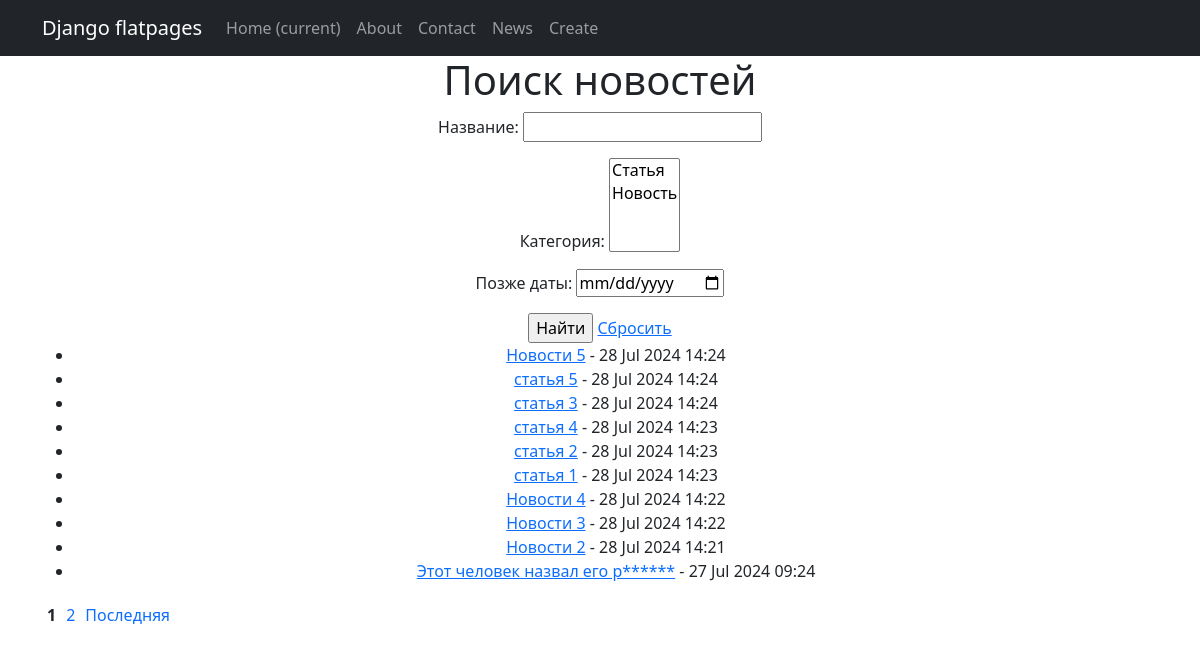
The page /news/news/search/ on the database as committed earlier.
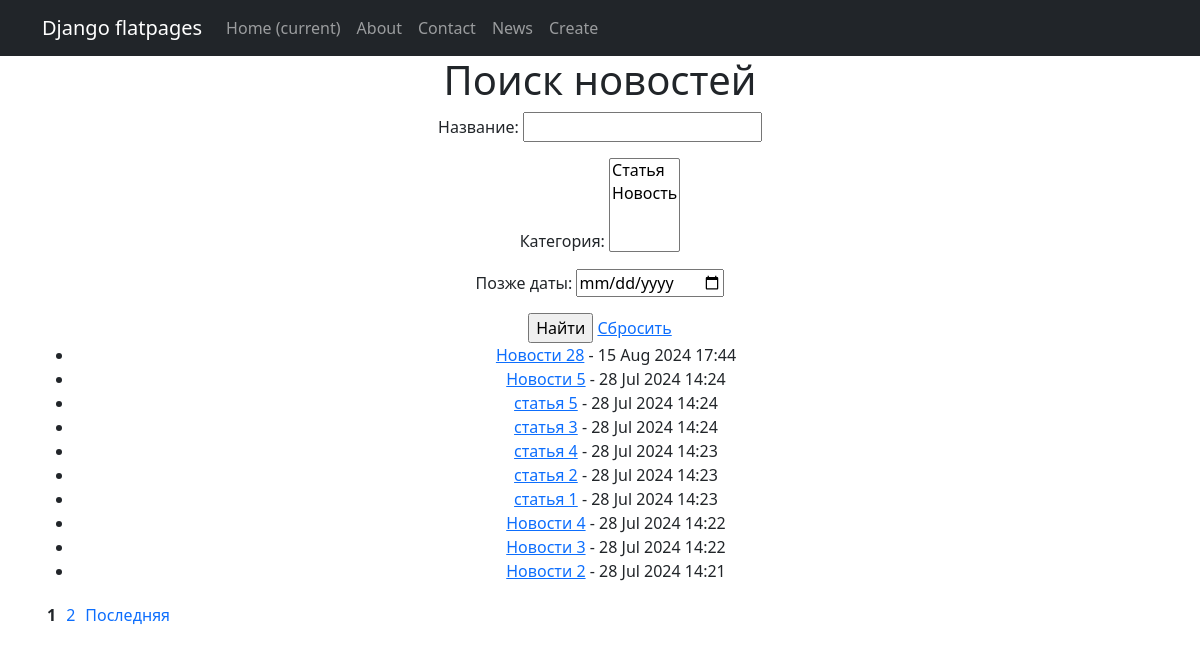
The same page on the database as committed later.
### NewsApp/models.py (models this page shows, shortened)
class Post(models.Model):
    author = models.ForeignKey(Author, on_delete=models.CASCADE)
    NEWS = 'NW'
    ARTICLE = 'AR'
    CATEGORY_CHOICES = (
        (NEWS, 'Новость'),
        (ARTICLE, 'Статья')
    )
    categoryType = models.CharField(max_length=2, choices=CATEGORY_CHOICES, default=NEWS)
    dateCreation = models.DateTimeField(auto_now_add=True)
    postCategory = models.ManyToManyField(Category, through='PostCategory')
    title = models.CharField(max_length=128)
    text = models.TextField()
    rating = models.SmallIntegerField(default=0)
    class Meta:
        ordering = ['-dateCreation']  # Сортировка от более свежих к старым

### NewsApp/views.py (the view)
# urls.py: path('news/search/', PostSearchView.as_view(), name='post_search'),
class PostSearchView(ListView):
    model = Post
    template_name = 'news/post_search.html'
    context_object_name = 'posts'
    paginate_by = 10
    def get_queryset(self):
        queryset = super().get_queryset()
        self.filterset = PostFilter(self.request.GET, queryset)
        return self.filterset.qs
    def get_context_data(self, **kwargs):
        context = super().get_context_data(**kwargs)
        context['filterset'] = self.filterset
        return context

### NewsApp/models.py (called while the page is built)
    def __str__(self):
        return self.name

### NewsApp/templatetags/custom_filters.py (called while the page is built)
@register.filter
def censor(text):
    if not text:
        return text
    def replace_word(match):
        word = match.group(0)
        if word.lower() in CENSORED_WORDS:
            return word[0] + '*' * (len(word) - 1)
        return word
    pattern = re.compile(r'\b\w+\b', re.IGNORECASE)
    return pattern.sub(replace_word, text)

### NewsApp/templates/news/post_search.html (shortened to what this page needs)
{% extends 'flatpages/default.html' %}
{% load custom_filters %}
{% block content %}
  <h1>Поиск новостей</h1>
  <form action="" method="get">
    {{ filterset.form.as_p }}
    <input type="submit" value="Найти" />
    <a href="{% url 'post_search' %}">Сбросить</a>
  </form>
  <ul>
    {% for post in posts %}
      <li>
        <a href="{% url 'post_detail' post.pk %}">{{ post.title|censor }}</a> - {{ post.dateCreation|date:"d M Y H:i" }}
      </li>
    {% empty %}
      <li>Нет новостей</li>
    {% endfor %}
  </ul>
  <div class="pagination" style="text-align: center; margin-top: 20px;">
    <span style="margin: 0 5px; font-weight: bold;">{{ page_obj.number }}</span>
    {% if page_obj.has_next %}
      <a href="?page={{ page_obj.next_page_number }}" style="margin: 0 5px; text-decoration: none;">{{ page_obj.next_page_number }}</a>
      <a href="?page={{ page_obj.paginator.num_pages }}" style="margin: 0 5px; text-decoration: none;">Последняя</a>
    {% endif %}
  </div>
{% endblock %}

Rows that differ between the two databases and show on the page:
no longer on this page (row unchanged): Post: title|censor "Этот человек назвал его р******", dateCreation "27 Jul 2024 09:24"
added Post: title|censor "Новости 28", dateCreation "15 Aug 2024 17:44"
